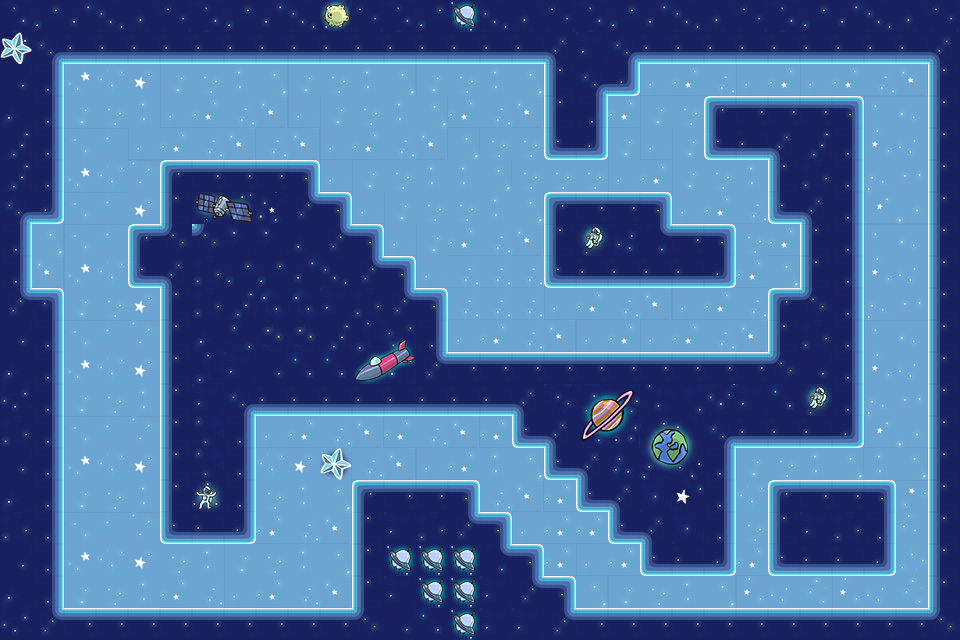

The image is a tile-based game level rendered from a .tmx file. Its description and source (layers, tilesets, objects; grid data summarised) follow:
An orthogonal 30x20 tile map with 32x32 px tiles, 1 tile layer (backgroundLayer) and 2 objects (meta, meta2).

<map version="1.2" tiledversion="1.2.0" orientation="orthogonal" renderorder="right-down" width="30" height="20" tilewidth="32" tileheight="32" infinite="0" nextlayerid="4" nextobjectid="3">
 <tileset firstgid="1" name="nombreDelTilesetEnTiled" tilewidth="32" tileheight="32" tilecount="88" columns="11">
  <image source="tiles-galactico.jpg" width="352" height="256" />
 </tileset>
 <layer id="1" name="backgroundLayer" width="30" height="20">
  <data>[600 cells, 600 non-empty, 60 distinct tile ids]</data>
 </layer>
 <objectgroup id="3" name="metas">
  <object id="1" type="meta" x="217.666" y="539.432" width="31.5457" height="70.9779" />
  <object id="2" type="meta2" x="168.77" y="541.009" width="22.082" height="66.2461" />
 </objectgroup>
</map>
